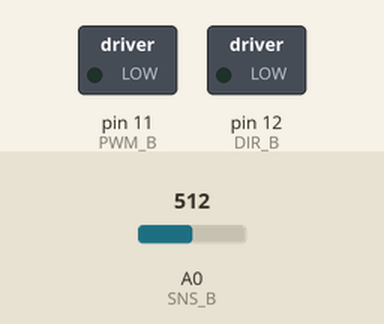
This sketch was run on a simulated Arduino Uno, built with avr-gcc and run on an emulated ATmega328P. Shown: switched loads named in the sketch (green lamp = pin HIGH). The test bench sets the inputs (shaded band); at power-on: A0 (SNS_B) = 512. What the sketch prints to the serial monitor is not drawn.

Above: at 1.2 s.
1.3 s: A0 (SNS_B) set to 0
At 1.66 s:
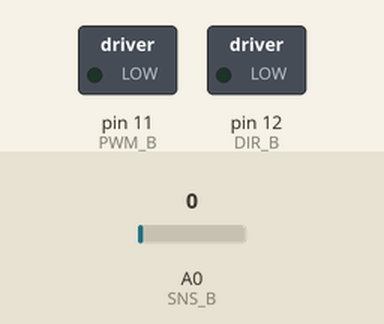
4.3 s: A0 (SNS_B) set to 20
At 4.68 s:
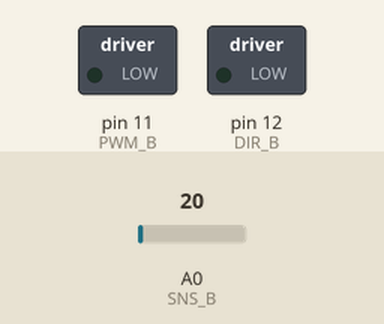
Timing chart, 0 to 13.3 s (numbered marks = the images above; inputs shaded):
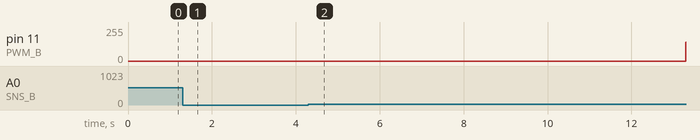

Measured:
- after the input at 1.3 s, pin 11 (PWM_B): stays 0/255 (without the input it goes to 107/255 after 3.0 s)
- after the input at 4.3 s, pin 11 (PWM_B): stays 0/255 (without the input it goes to 104/255 after 3.7 s)

The sketch:

motor.ino
```cpp
const int
PWM_B   = 11,
DIR_B   = 12,
SNS_B   = A0;

int levelV = 0;
int dirn = 0;

void setup() {
  pinMode(DIR_B, OUTPUT);    // Direction pin on channel A
  Serial.begin(9600);
}

void loop() {

        analogWrite(PWM_B, levelV);
        //delay(1);
        Serial.println(analogRead(SNS_B));

        if (dirn==0){
          levelV++;
        }else{
          levelV--;
        }

        if(levelV>240)dirn=1;

        if(levelV<10)dirn=0;


}
```
